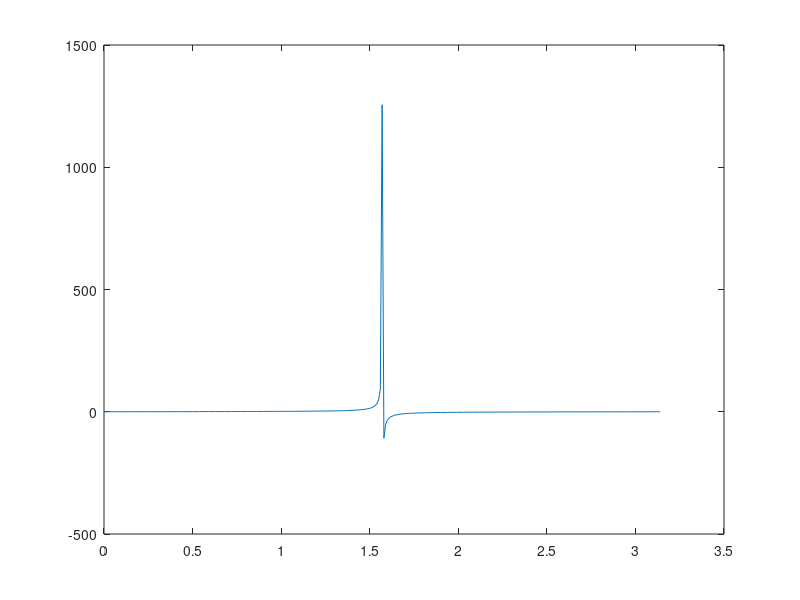
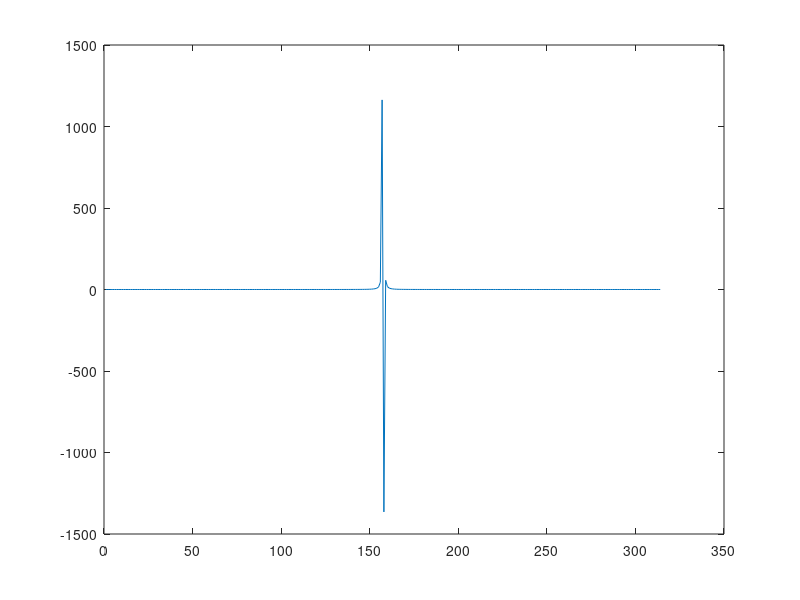

The MATLAB script that drew these images, in order:
%% Opdracht 4
% Hieronder staat code waarmee je een grafiek van een tangens functie
% tekent. Maak een nieuw figuur aan. De variabele signaal bevat een
% heleboel opvolgende tangenswaardes. Trek steeds de opvolgende waardes
% van elkaar af (de tweede min de eerste) en stop het resultaat in een 
% vector genaamd 'diffSignaal'. Gebruik hiertoe een daarvoor bedoelde
% standaard functie van Matlab.
% Plot dit signaal in het nieuwe figure (geen tijdstippen op de x-as).

close all
t = 0:0.01:pi;
signaal = tan(t);
plot(t,signaal)

diffSignaal = diff(signaal);
figure
plot(diffSignaal)
